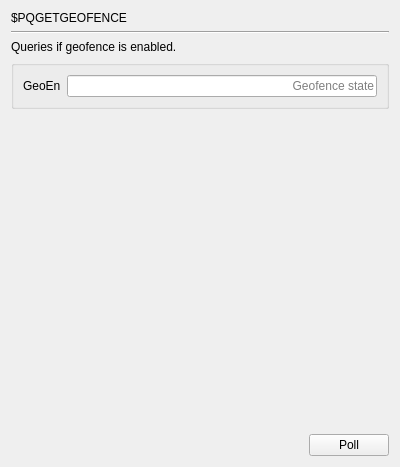
     <widget class="QWidget" name="page_PQGETGEOFENCE">
      <layout class="QGridLayout" name="gridLayout_18">
       <item row="0" column="0">
        <widget class="QLabel" name="label_571">
         <property name="text">
          <string>$PQGETGEOFENCE</string>
         </property>
        </widget>
       </item>
       <item row="1" column="0" colspan="2">
        <widget class="Line" name="line_146">
         <property name="orientation">
          <enum>Qt::Horizontal</enum>
         </property>
        </widget>
       </item>
       <item row="2" column="0" colspan="2">
        <widget class="QLabel" name="label_572">
         <property name="text">
          <string>Queries if geofence is enabled.</string>
         </property>
        </widget>
       </item>
       <item row="4" column="1">
        <spacer name="verticalSpacer_146">
         <property name="orientation">
          <enum>Qt::Vertical</enum>
         </property>
         <property name="sizeHint" stdset="0">
          <size>
           <width>20</width>
           <height>319</height>
          </size>
         </property>
        </spacer>
       </item>
       <item row="5" column="0">
        <spacer name="horizontalSpacer_146">
         <property name="orientation">
          <enum>Qt::Horizontal</enum>
         </property>
         <property name="sizeHint" stdset="0">
          <size>
           <width>292</width>
           <height>20</height>
          </size>
         </property>
        </spacer>
       </item>
       <item row="5" column="1">
        <widget class="QPushButton" name="poll_PQGETGEOFENCE">
         <property name="text">
          <string>Poll</string>
         </property>
        </widget>
       </item>
       <item row="3" column="0" colspan="2">
        <widget class="QGroupBox" name="groupBox_126">
         <property name="title">
          <string/>
         </property>
         <layout class="QGridLayout" name="gridLayout_272">
          <item row="0" column="1">
           <widget class="QLineEdit" name="lineEdit_PQGETGEOFENCE">
            <property name="alignment">
             <set>Qt::AlignRight|Qt::AlignTrailing|Qt::AlignVCenter</set>
            </property>
            <property name="readOnly">
             <bool>true</bool>
            </property>
            <property name="placeholderText">
             <string>Geofence state</string>
            </property>
           </widget>
          </item>
          <item row="0" column="0">
           <widget class="QLabel" name="label_573">
            <property name="text">
             <string>GeoEn</string>
            </property>
           </widget>
          </item>
         </layout>
        </widget>
       </item>
      </layout>
     </widget>
